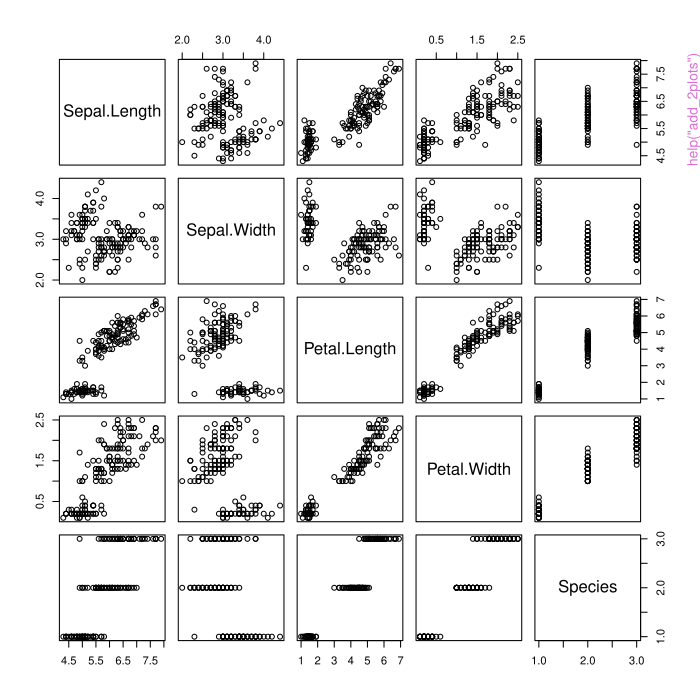

This figure's R source:
pkgname <- "rrtable"
source(file.path(R.home("share"), "R", "examples-header.R"))
options(warn = 1)
library('rrtable')

base::assign(".oldSearch", base::search(), pos = 'CheckExEnv')
base::assign(".old_wd", base::getwd(), pos = 'CheckExEnv')
cleanEx()
nameEx("Rcode2docx")
### * Rcode2docx

flush(stderr()); flush(stdout())

### Name: Rcode2docx
### Title: Save R code to Microsoft Word format
### Aliases: Rcode2docx

### ** Examples




cleanEx()
nameEx("Rcode2flextable")
### * Rcode2flextable

flush(stderr()); flush(stdout())

### Name: Rcode2flextable
### Title: Make a flextable object with character strings encoding R code
### Aliases: Rcode2flextable

### ** Examples

Rcode2flextable("str(mtcars)\nsummary(mtcars)",eval=FALSE)



cleanEx()
nameEx("Rcode2office")
### * Rcode2office

flush(stderr()); flush(stdout())

### Name: Rcode2office
### Title: Make R code slide
### Aliases: Rcode2office

### ** Examples




cleanEx()
nameEx("Rcode2pptx")
### * Rcode2pptx

flush(stderr()); flush(stdout())

### Name: Rcode2pptx
### Title: Save R code to Microsoft Powerpoint format
### Aliases: Rcode2pptx

### ** Examples




cleanEx()
nameEx("add_2flextables")
### * add_2flextables

flush(stderr()); flush(stdout())

### Name: add_2flextables
### Title: Add two flextables into a document object
### Aliases: add_2flextables

### ** Examples




cleanEx()
nameEx("add_2ggplots")
### * add_2ggplots

flush(stderr()); flush(stdout())

### Name: add_2ggplots
### Title: Add two ggplots into a document object
### Aliases: add_2ggplots

### ** Examples




cleanEx()
nameEx("add_2plots")
### * add_2plots

flush(stderr()); flush(stdout())

### Name: add_2plots
### Title: Add two plots into a document object
### Aliases: add_2plots

### ** Examples

require(magrittr)
require(officer)
require(ggplot2)
plotstring1="plot(iris)"
plotstring2="ggplot(iris,aes(x=Sepal.Length,y=Sepal.Width))+geom_point()"
read_pptx() %>% add_text(title="Two plots") %>% add_2plots(plotstring1,plotstring2)
read_docx() %>% add_text(title="Two plots") %>% add_2plots(plotstring1,plotstring2)



cleanEx()
nameEx("add_Rcode")
### * add_Rcode

flush(stderr()); flush(stdout())

### Name: add_Rcode
### Title: Make a R code slide into a document object
### Aliases: add_Rcode

### ** Examples

library(rrtable)
library(magrittr)
library(officer)
code="summary(lm(mpg~hp+wt,data=mtcars))"
read_pptx() %>% add_text(title="Regression Analysis") %>%
   add_Rcode(code)



cleanEx()
nameEx("add_flextable")
### * add_flextable

flush(stderr()); flush(stdout())

### Name: add_flextable
### Title: Add a flextable or mytable object into a document object
### Aliases: add_flextable

### ** Examples




cleanEx()
nameEx("add_ggplot")
### * add_ggplot

flush(stderr()); flush(stdout())

### Name: add_ggplot
### Title: Add ggplot into a document object
### Aliases: add_ggplot

### ** Examples

require(rrtable)
require(ggplot2)
require(officer)
require(magrittr)
code <- "ggplot(mtcars, aes(x = mpg , y = wt)) + geom_point()"
read_pptx() %>% add_text(title="ggplot") %>% add_ggplot(code=code)
read_docx() %>% add_text(title="ggplot") %>% add_ggplot(code=code)



cleanEx()
nameEx("add_image")
### * add_image

flush(stderr()); flush(stdout())

### Name: add_image
### Title: Add plot into a document object
### Aliases: add_image

### ** Examples

require(officer)
require(rrtable)
require(magrittr)
require(ggplot2)
read_pptx() %>% add_text(title="Add image") %>% add_image("plot(iris)")
read_docx() %>% add_text(title="Add image") %>% add_image("plot(1:10)",format="png")



cleanEx()
nameEx("add_plot")
### * add_plot

flush(stderr()); flush(stdout())

### Name: add_plot
### Title: Add plot into a document object
### Aliases: add_plot

### ** Examples

require(rrtable)
require(officer)
require(rvg)
require(magrittr)
read_pptx() %>% add_text(title="Plot") %>% add_plot("plot(iris)")
read_docx() %>% add_text(title="Plot") %>% add_plot("plot(iris)")



cleanEx()
nameEx("add_title_slide")
### * add_title_slide

flush(stderr()); flush(stdout())

### Name: add_title_slide
### Title: Add title slide
### Aliases: add_title_slide

### ** Examples

require(magrittr)
require(officer)
read_pptx() %>% add_title_slide(title="Web-based analysis with R")



cleanEx()
nameEx("code2docx")
### * code2docx

flush(stderr()); flush(stdout())

### Name: code2docx
### Title: Save plot/ggplot code to Microsoft Powerpoint format
### Aliases: code2docx

### ** Examples




cleanEx()
nameEx("code2office")
### * code2office

flush(stderr()); flush(stdout())

### Name: code2office
### Title: Save plot/ggplot code to Microsoft Powerpoint format
### Aliases: code2office

### ** Examples




cleanEx()
nameEx("code2pptx")
### * code2pptx

flush(stderr()); flush(stdout())

### Name: code2pptx
### Title: Save plot/ggplot code to Microsoft Powerpoint format
### Aliases: code2pptx

### ** Examples




cleanEx()
nameEx("data2HTML")
### * data2HTML

flush(stderr()); flush(stdout())

### Name: data2HTML
### Title: Make a HTML5 file with a data.frame
### Aliases: data2HTML

### ** Examples




cleanEx()
nameEx("data2docx")
### * data2docx

flush(stderr()); flush(stdout())

### Name: data2docx
### Title: convert data to docx file
### Aliases: data2docx

### ** Examples




cleanEx()
nameEx("data2pdf")
### * data2pdf

flush(stderr()); flush(stdout())

### Name: data2pdf
### Title: Make a pdf file with a data.frame
### Aliases: data2pdf

### ** Examples

library(moonBook)
library(ztable)
library(ggplot2)



cleanEx()
nameEx("data2plotzip")
### * data2plotzip

flush(stderr()); flush(stdout())

### Name: data2plotzip
### Title: Make zipped plot file with a data.frame
### Aliases: data2plotzip

### ** Examples




cleanEx()
nameEx("data2pptx")
### * data2pptx

flush(stderr()); flush(stdout())

### Name: data2pptx
### Title: convert data to pptx file
### Aliases: data2pptx

### ** Examples




cleanEx()
nameEx("df2flextable")
### * df2flextable

flush(stderr()); flush(stdout())

### Name: df2flextable
### Title: Convert data.frame to flextable
### Aliases: df2flextable

### ** Examples

require(flextable)
require(officer)
df2flextable(head(iris),vanilla=TRUE,colorheader=TRUE)



cleanEx()
nameEx("image2docx")
### * image2docx

flush(stderr()); flush(stdout())

### Name: image2docx
### Title: Save plot/ggplot to Microsoft Word format
### Aliases: image2docx

### ** Examples




cleanEx()
nameEx("image2office")
### * image2office

flush(stderr()); flush(stdout())

### Name: image2office
### Title: Save plot/ggplot as image to Microsoft Powerpoint format
### Aliases: image2office

### ** Examples




cleanEx()
nameEx("image2pptx")
### * image2pptx

flush(stderr()); flush(stdout())

### Name: image2pptx
### Title: Save plot/ggplot to Microsoft Powerpoint format
### Aliases: image2pptx

### ** Examples




cleanEx()
nameEx("is_ggplot")
### * is_ggplot

flush(stderr()); flush(stdout())

### Name: is_ggplot
### Title: Reports whether plotstring encode a ggplot object
### Aliases: is_ggplot

### ** Examples

require(ggplot2)
is_ggplot("plot(iris)")
is_ggplot("ggplot(iris,aes(x=Sepal.Length))+geom_histogram()")



cleanEx()
nameEx("mytable2flextable")
### * mytable2flextable

flush(stderr()); flush(stdout())

### Name: mytable2flextable
### Title: Convert mytable object to flextable
### Aliases: mytable2flextable

### ** Examples




cleanEx()
nameEx("p2character")
### * p2character

flush(stderr()); flush(stdout())

### Name: p2character
### Title: Change p value to string
### Aliases: p2character

### ** Examples

x=c(0.000001,NA,0.1234567,0.00123,0.000123)
p2character(x)
p2character(x,digits=4)



cleanEx()
nameEx("plot2docx")
### * plot2docx

flush(stderr()); flush(stdout())

### Name: plot2docx
### Title: Save plot/ggplot to Microsoft Word format
### Aliases: plot2docx

### ** Examples




cleanEx()
nameEx("plot2office")
### * plot2office

flush(stderr()); flush(stdout())

### Name: plot2office
### Title: Save plot/ggplot to Microsoft Powerpoint format
### Aliases: plot2office

### ** Examples




cleanEx()
nameEx("plot2pptx")
### * plot2pptx

flush(stderr()); flush(stdout())

### Name: plot2pptx
### Title: Save plot/ggplot to Microsoft Powerpoint format
### Aliases: plot2pptx

### ** Examples




cleanEx()
nameEx("pptxListInput")
### * pptxListInput

flush(stderr()); flush(stdout())

### Name: pptxListInput
### Title: UI of pptxList shiny module
### Aliases: pptxListInput

### ** Examples

library(shiny)
library(ggplot2)
library(editData)
library(moonBook)
library(readr)
if(interactive()){
ui=fluidPage(
    pptxListInput("pptxlist")
    )
server=function(input,output,session){
    mydf=callModule(pptxList,"pptxlist")
}
shinyApp(ui,server)
}



cleanEx()
nameEx("roundDf")
### * roundDf

flush(stderr()); flush(stdout())

### Name: roundDf
### Title: Convert numeric columns of data.frame to character
### Aliases: roundDf

### ** Examples

roundDf(iris,digits=c(1,2,3,4))
roundDf(mtcars,digits=2)



cleanEx()
nameEx("set_argument")
### * set_argument

flush(stderr()); flush(stdout())

### Name: set_argument
### Title: set argument of a function
### Aliases: set_argument

### ** Examples

code="df2flextable( ) "
code="df2flextable(vanilla=TRUE,head(iris[1:10,]))"
code="df2flextable(mtcars)"
code="df2flextable(sampleData3)"
code="df2flextable(head(iris[1:10,]),vanilla=TRUE)"
set_argument(code,"vanilla",FALSE)



cleanEx()
nameEx("table2docx")
### * table2docx

flush(stderr()); flush(stdout())

### Name: table2docx
### Title: Export data.frame or statistical output to Microsoft Word format
### Aliases: table2docx

### ** Examples




cleanEx()
nameEx("table2pptx")
### * table2pptx

flush(stderr()); flush(stdout())

### Name: table2pptx
### Title: Export data.frame or statistical output to Microsoft Powerpoint
###   format
### Aliases: table2pptx

### ** Examples




### * <FOOTER>
###
cleanEx()
options(digits = 7L)
base::cat("Time elapsed: ", proc.time() - base::get("ptime", pos = 'CheckExEnv'),"\n")
grDevices::dev.off()
###
### Local variables: ***
### mode: outline-minor ***
### outline-regexp: "\\(> \\)?### [*]+" ***
### End: ***
quit('no')
